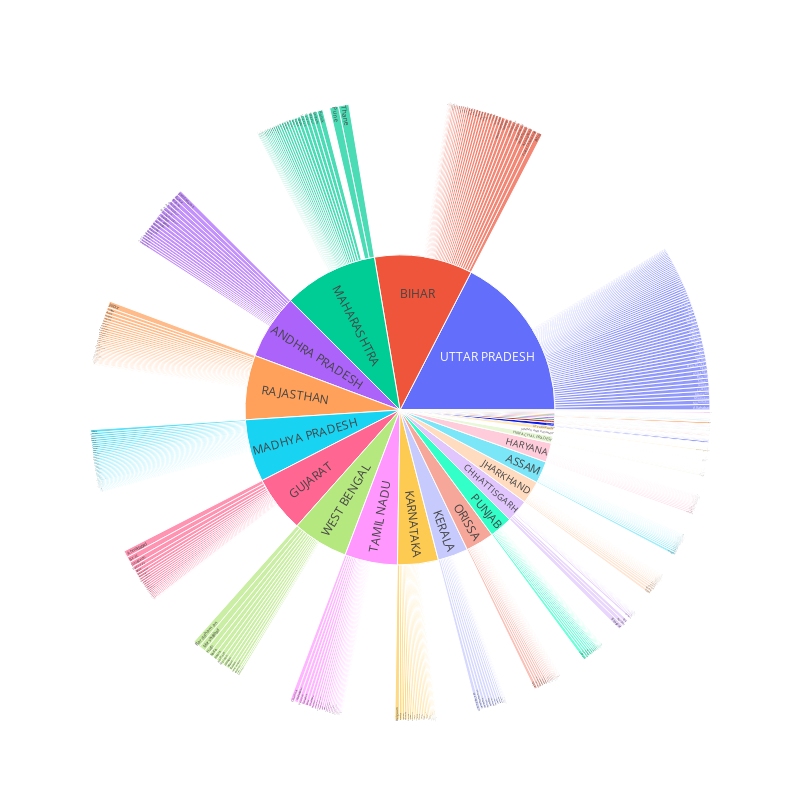

Here is the notebook cell this chart was saved with:
### Code cell
import plotly.graph_objects as go
import pandas as pd

# State-level data
state_level = temp.groupby("State name", as_index=False)[sub_category].sum()
state_level["parent"] = ""   # states have no parent

# District-level data
district_level = temp.rename(columns={"District name": "label", "State name": "parent"})
district_level = district_level[["label", "parent", sub_category]]

# Rename state-level columns
state_level = state_level.rename(columns={"State name": "label", sub_category: sub_category})

# Combine states + districts
all_nodes = pd.concat([state_level[["label","parent",sub_category]],
                       district_level[["label","parent",sub_category]]])

# Sunburst chart
fig = go.Figure(go.Sunburst(
    labels=all_nodes["label"],
    parents=all_nodes["parent"],
    values=all_nodes[sub_category]
))

fig.update_layout(
    autosize=False,
    width=800,
    height=800
)

fig.show()

### Figure 1 — Plotly figure (JSON) as saved in the notebook; plotly's stock layout.template omitted (floating-point values rounded to 4 significant figures; data arrays with more than 128 entries replaced by an {"elided": "..."} marker saying what was removed)
{"data": [{"labels": {"elided": "539 str values"}, "parents": {"elided": "539 str values"}, "type": "sunburst", "values": {"elided": "539 int values"}}], "layout": {"autosize": false, "height": 800, "width": 800}}
